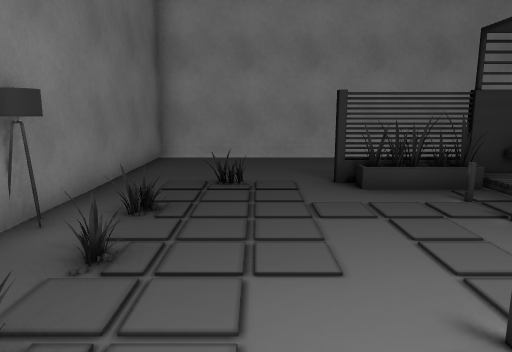
View 1 (above)

12 first-person views from a walk through a Unity game level. The camera is 1.4 m above the floor, tilts 10° down and sees 70° across. The floor is counted in squares, 1 m on a side. Each view is taken from the middle of a square. On the plan, view 1 faces up. The plan holds only what a view shows up to about 16 squares ahead; the rest is blank. The place goes on beyond the plan. The player character is not drawn. Some animated figures are not drawn.

View 2
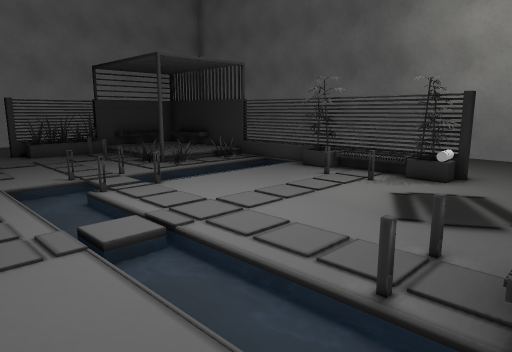

View 3
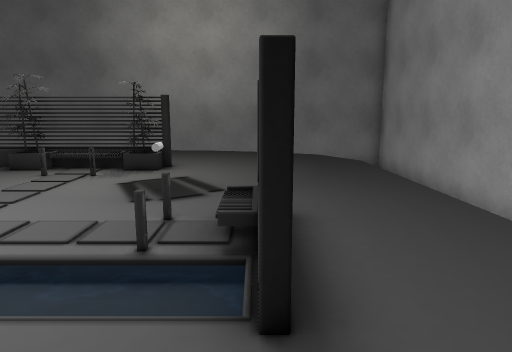

View 4
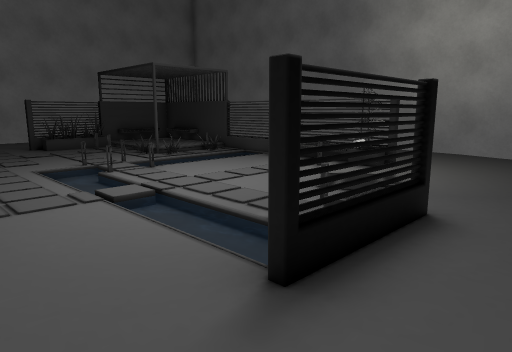

View 5
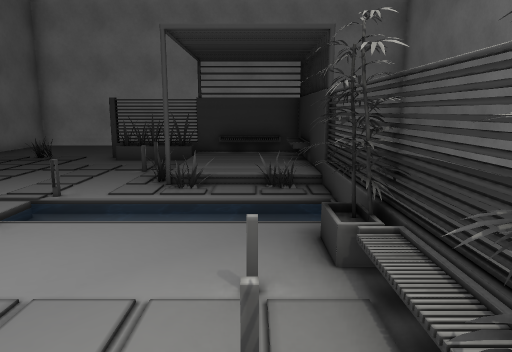

View 6
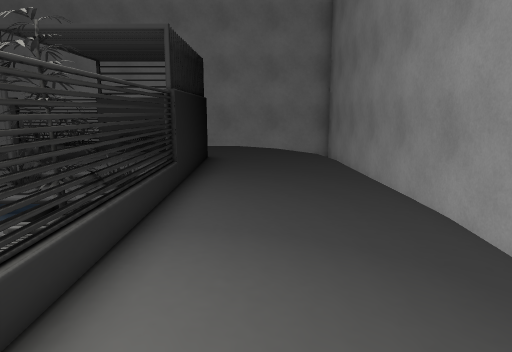

View 7
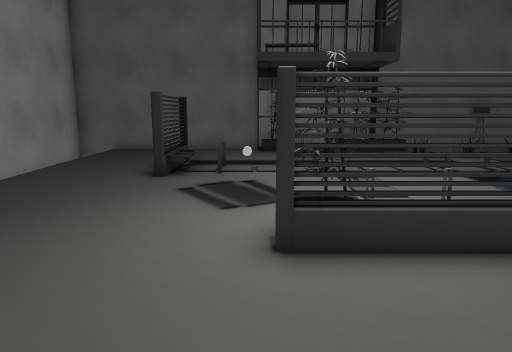

View 8
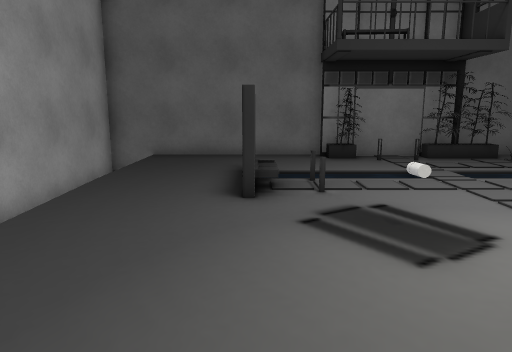

View 9
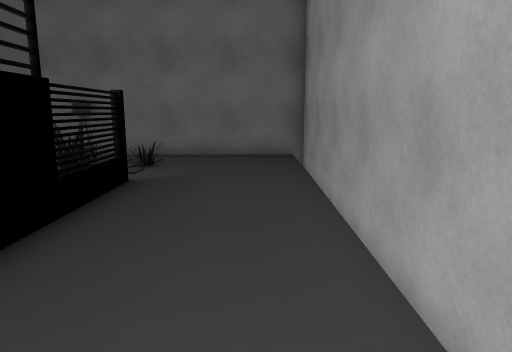

View 10
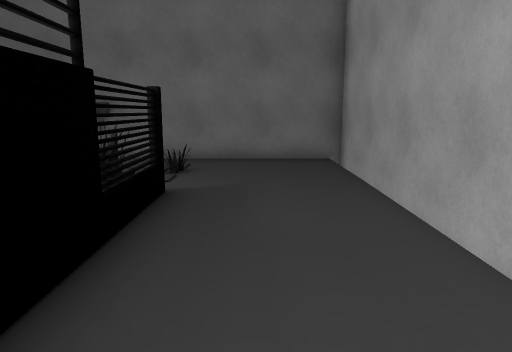

View 11
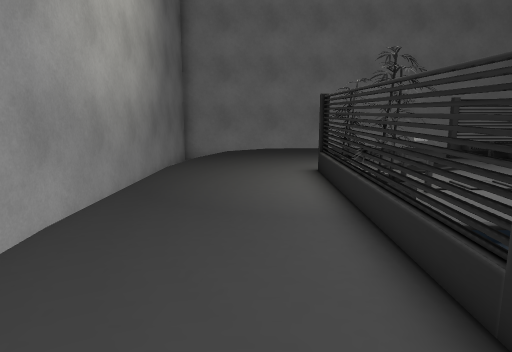

View 12
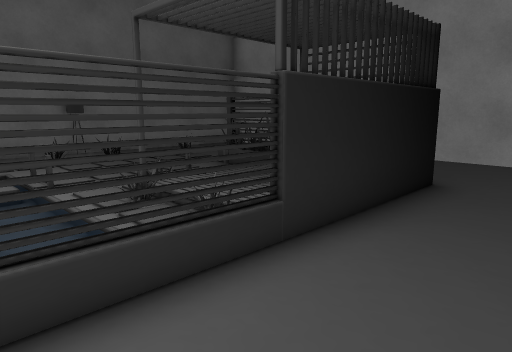

### Floor plan
Key: @ floor where view 1 was taken; # wall or solid block; . main floor; : floor 0.25 m higher than the main floor; = window, fence, low wall or low ledge; ~ water the walk can cross; ≈ water the walk keeps out of; v drop or lower ground; L lamp; O other object.
Columns run from 3 left of view 1 to 12 right of it. Each row starts with its distance up from view 1.
 12 ################
 11 #vvvvvvvvvvv   v
 10 #............v v
  9 #............. v
  8 #.............vv
  7 #.==.######....#
  6 #....###::#....#
  5  =....=#::#....#
  4 L=.... #::#....#
  3 #==....#..#....#
  2 # ...=≈...#....#
  1 ##..~.~~~~#....#
  0 ##.@~.=...#....#
 -1 ##..~....=#....#
 -2 #=.......=#....#
 -3 ##..~.....#....#
 -4 #...~...O......#
 -5 #...~.........vv
 -6 #...#=#.......vv
 -7 #............. v
 -8 #............v v
 -9 #.......vvvvv  v
-10 v              v
-11 #vvvvvvvvvvvvvv#

Positions as (right, up) in squares from view 1, and headings:
1: (0, 0), facing up
2: (-1, -6), facing up-right
3: (-2, -6), facing right
4: (-2, -8), facing up-right
5: (6, -4), facing up
6: (9, -4), facing up
7: (11, -4), facing left
8: (9, -6), facing left
9: (9, 10), facing left
10: (8, 9), facing left
11: (9, 5), facing down
12: (10, 0), facing up-left
